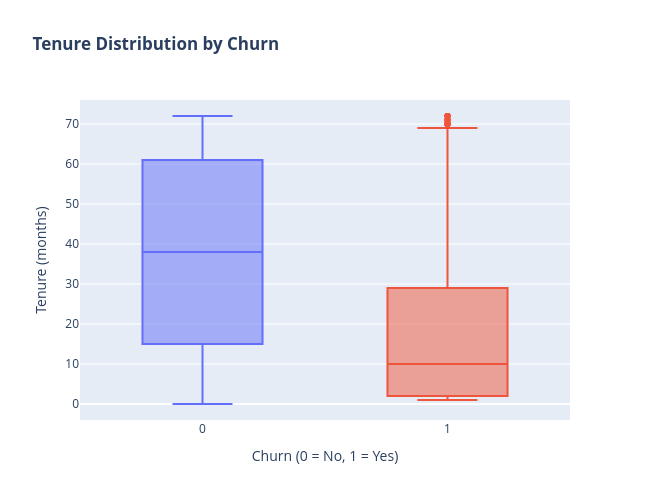

Notebook code cell kept with this figure:
### Markdown cell above
**Month-to-month customers churn far more often** than one-year or two-year contract holders - contract length is one of the strongest churn signals in this dataset.

### Code cell
fig = px.box(data, x='Churn', y='tenure', color='Churn',
             title='<b>Tenure Distribution by Churn</b>')
fig.update_xaxes(title_text='Churn (0 = No, 1 = Yes)')
fig.update_yaxes(title_text='Tenure (months)')
fig.update_layout(width=650, height=500, showlegend=False)
fig.show()

### Figure 1 — Plotly figure (JSON) as saved in the notebook; plotly's stock layout.template omitted (floating-point values rounded to 4 significant figures; data arrays with more than 128 entries replaced by an {"elided": "..."} marker saying what was removed)
{"data": [{"alignmentgroup": "True", "hovertemplate": "Churn=%{x}<br>tenure=%{y}<extra></extra>", "legendgroup": "0", "marker": {"color": "#636efa"}, "name": "0", "notched": false, "offsetgroup": "0", "orientation": "v", "showlegend": true, "type": "box", "x": {"elided": "5174 int values"}, "x0": " ", "xaxis": "x", "y": {"elided": "5174 int values"}, "y0": " ", "yaxis": "y"}, {"alignmentgroup": "True", "hovertemplate": "Churn=%{x}<br>tenure=%{y}<extra></extra>", "legendgroup": "1", "marker": {"color": "#EF553B"}, "name": "1", "notched": false, "offsetgroup": "1", "orientation": "v", "showlegend": true, "type": "box", "x": {"elided": "1869 int values"}, "x0": " ", "xaxis": "x", "y": {"elided": "1869 int values"}, "y0": " ", "yaxis": "y"}], "layout": {"boxmode": "overlay", "height": 500, "legend": {"title": {"text": "Churn"}, "tracegroupgap": 0}, "showlegend": false, "title": {"text": "<b>Tenure Distribution by Churn</b>"}, "width": 650, "xaxis": {"anchor": "y", "categoryarray": [0, 1], "categoryorder": "array", "domain": [0, 1], "title": {"text": "Churn (0 = No, 1 = Yes)"}}, "yaxis": {"anchor": "x", "domain": [0, 1], "title": {"text": "Tenure (months)"}}}}
